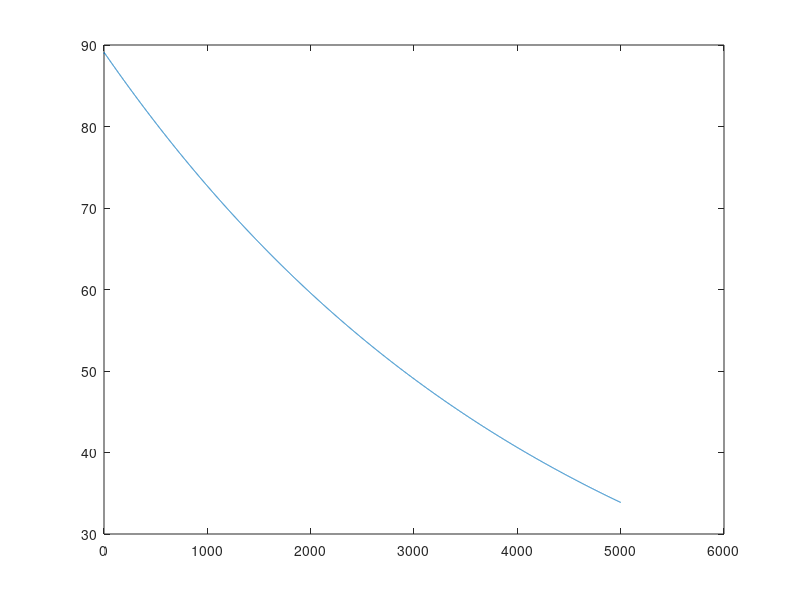

Reproduce this figure in MATLAB.
% A prototype for using iterative gradient descent to find the rotation and
% translation that minimizes the squared error as proposed by
%    "Wheeler, M. D., and K. Ikeuchi. "Iterative estimation of rotation and
%    translation using the quaternion: School of Computer Science."
%    (1995)".

close all; clear variables; clc;

%%Translation Vector and Rotation Matrix
t = [3, 4, 7];
TrMat = eye(4);
TrMat(1:3, end) = t';
% RMat = makehgtform('xrotate',pi/16,'yrotate',pi/12, 'zrotate', pi/8);
RMat = [+0.892399100832523, -0.369643810614386, +0.258819045102521, 0;
        +0.421979810690146, +0.886804577034556, -0.188442780494429, 0;
        -0.159865206355897, +0.277382579526975, +0.947365832385646, 0;
        +0,                 +0,                 +0,                 1;];

%%Model Points: each column is a point
X = [
    -1, 2, +3, 1;
    +5, 3, +4, 1;
    -2, 8, +2, 1;
    +7, 9, -1, 1 ]';
N = size(X, 2);

%% Transformation Matrix 1, should result in a Transformation Matrix that is the Identity
% M = eye(4);

%% Transformation Matrix 2, P is translated w.r.t. X with t.
% M = TrMat;

%% Transformation Matrix 3, P is rotated w.r.t. X with R
% M = RMat;

%% Transformation Matrix 4, P is rotated with R, and translated with T, w.r.t. X.
M = TrMat * RMat;

%% Compute the scale of the data
compute_scale = @(data) max(max(data(1:end -1, :), [], 2) - min(data(1:end -1, :), [], 2));
scale = compute_scale(X);

%% Compute Static Points
noise_vector = @(dimension, scale) [((rand(dimension, 1) * 2) - 1) * scale; 0];

P = nan(size(X));
for i = 1:size(X, 1)
    P(:, i) = M * X(:,i) + noise_vector(3, 0.001);    
end

%% Configuration
max_iterations = 5000;
learning_rate = 0.001;

%% Anonymous Functions
has_converged = @(error, iteration) error <= 0.00001 || iteration > max_iterations;

Ru = @(u, v, w, s)...  
[
    s * s + u * u - v * v - w * w,  2 * (u * v - s * w),            2 * (u * w + s * v),            0;
    2 * (u * v + s * w),            s * s - u * u + v * v - w * w,  2 * (v * w - s * u),            0;
    2 * (u * w - s * v),            2 * (v * w + s * u),            s * s - u * u - v * v + w * w,  0;
    0,                              0,                              0,                              1;
];
R = @(q) 1 / dot(q, q) * Ru(q(1), q(2), q(3), q(4));

Xc = @(x, q) R(q) * x;

homogeneous_cross = @(a, b) [cross(a(1:3), b(1:3)); 0];

quaternion_multiplication_aux = @(u1, s1, u2, s2) [(s1 * u2 + s2 * u1 + cross(u1, u2)); s1 * s2 - dot(u1, u2)];
quaternion_multiplication = @(q1, q2) quaternion_multiplication_aux(q1(1:3), q1(4), q2(1:3), q2(4));

compute_local_error = @(q, t, x, p) dot((R(q) * x + t - p), (R(q) * x + t - p));

%% Partial Derivatices
partialToT = @(q, t, x, p) +2 * (Xc(x, q) + t - p);
partialToR = @(q, t, x, p) -4 * homogeneous_cross(Xc(x, q), t - p);

%% Initialization
t_current = [0, 0, 0, 0]';
q_current = [0, 0, 0, 1]';

M_actual = eye(4);

iteration = 1;

errors = nan(max_iterations,1);

%% Iteration
while 1
    t_previous = t_current;
    q_previous = q_current;
    
    % Compute Error
    error = 0;
    for i = 1:size(X, 2)
        error = error + compute_local_error(q_current, t_current, X(:, i), P(:,i));
    end
    error = 1/N * error;
    errors(iteration) = error;
    
    % Check for convergence
    if(has_converged(error, iteration)) 
        break;
    end
    
    % Compute the gradient of the error w.r.t. to t and q
    t_change = [0, 0, 0, 0]';
    q_change = [0, 0, 0, 0]';
    for i = 1:size(X, 2)
        t_change = t_change + partialToT(q_current, t_current, X(:, i), P(:,i));
        q_change = q_change + partialToR(q_current, t_current, X(:, i), P(:,i));
    end
    t_change = (1 / (2 * N)) * t_change;
    q_change = (1 / (2 * N)) * q_change;
    
    % Normalize the effect of scale on gradient directions
    t_change = t_change / scale;
    q_change = q_change / (scale * scale);
    
    % Update t_current and T_actual
    t_current = t_previous - learning_rate * t_change;
    T_actual = eye(4);
    T_actual(:, end) = t_current;
    
    % Update q_current and R_actual
    q_current = [-1 * learning_rate * q_change(1:3) ; 1];
    R_actual = R(q_current);
    
    % Update M_actual
    M_actual = T_actual * R_actual;
    
    % Update iteration count
    iteration = iteration + 1;
end

plot(1:(max_iterations + 1), errors);
